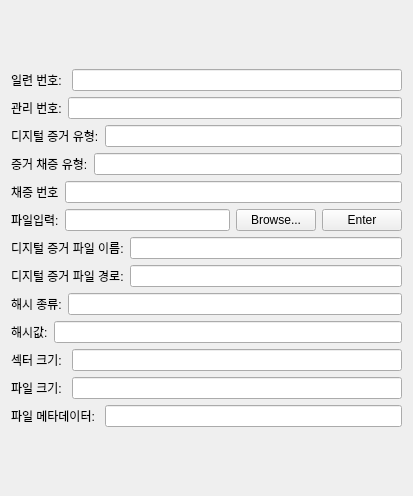
                              <widget class="QWidget" name="DE_Acquisition_Info_DEF__scrollAreaWidgetContents_1">
                               <property name="geometry">
                                <rect>
                                 <x>0</x>
                                 <y>0</y>
                                 <width>413</width>
                                 <height>496</height>
                                </rect>
                               </property>
                               <layout class="QGridLayout" name="gridLayout_15">
                                <item row="0" column="0">
                                 <layout class="QVBoxLayout" name="DE_Acquisition_Info__DEF_file__verticalLayout_1">
                                  <item>
                                   <layout class="QHBoxLayout" name="DE_Acquisition_Info_DEF_serial_no__horizontalLayout_1">
                                    <item>
                                     <widget class="QLabel" name="DE_Acquisition_Info_DEF_serial_no__label_1">
                                      <property name="text">
                                       <string>일련 번호: </string>
                                      </property>
                                     </widget>
                                    </item>
                                    <item>
                                     <widget class="QLineEdit" name="DE_Acquisition_Info_DEF_serial_no__lineEdit_1"/>
                                    </item>
                                   </layout>
                                  </item>
                                  <item>
                                   <layout class="QHBoxLayout" name="DE_Acquisition_Info_DEF_management_id__horizontalLayout_1">
                                    <item>
                                     <widget class="QLabel" name="DE_Acquisition_Info_DEF_management_id__label_1">
                                      <property name="text">
                                       <string>관리 번호:</string>
                                      </property>
                                     </widget>
                                    </item>
                                    <item>
                                     <widget class="QLineEdit" name="DE_Acquisition_Info_DEF_management_id__lineEdit_1"/>
                                    </item>
                                   </layout>
                                  </item>
                                  <item>
                                   <layout class="QHBoxLayout" name="DE_Acquisition_Info_DEF_digital_evidence_type__horizontalLayout_1">
                                    <item>
                                     <widget class="QLabel" name="DE_Acquisition_Info_DEF_digital_evidence_type__label_1">
                                      <property name="text">
                                       <string>디지털 증거 유형:</string>
                                      </property>
                                     </widget>
                                    </item>
                                    <item>
                                     <widget class="QLineEdit" name="DE_Acquisition_Info_DEF_digital_evidence_type__lineEdit_1"/>
                                    </item>
                                   </layout>
                                  </item>
                                  <item>
                                   <layout class="QHBoxLayout" name="DE_Acquisition_Info_DEF_evidences_gathering_type__horizontalLayout_1">
                                    <item>
                                     <widget class="QLabel" name="DE_Acquisition_Info_DEF_evidences_gathering_type__label_1">
                                      <property name="text">
                                       <string>증거 채증 유형:</string>
                                      </property>
                                     </widget>
                                    </item>
                                    <item>
                                     <widget class="QLineEdit" name="DE_Acquisition_Info_DEF_evidences_gathering_type__lineEdit_1"/>
                                    </item>
                                   </layout>
                                  </item>
                                  <item>
                                   <layout class="QHBoxLayout" name="DE_Acquisition_Info_DEF_gather_no__horizontalLayout_1">
                                    <item>
                                     <widget class="QLabel" name="DE_Acquisition_Info_DEF_gather_no__label_1">
                                      <property name="text">
                                       <string>채증 번호</string>
                                      </property>
                                     </widget>
                                    </item>
                                    <item>
                                     <widget class="QLineEdit" name="DE_Acquisition_Info_DEF_gather_no__lineEdit_1"/>
                                    </item>
                                   </layout>
                                  </item>
                                  <item>
                                   <layout class="QHBoxLayout" name="DE_Acquisition_Info_DEF_file_browse_horizontalLayout_1">
                                    <item>
                                     <widget class="QLabel" name="DE_Acquisition_Info_DEF_browse__label_1">
                                      <property name="maximumSize">
                                       <size>
                                        <width>16777215</width>
                                        <height>16500000</height>
                                       </size>
                                      </property>
                                      <property name="text">
                                       <string>파일입력:</string>
                                      </property>
                                     </widget>
                                    </item>
                                    <item>
                                     <widget class="QLineEdit" name="DE_Acquisition_Info_DEF_browse__lineEdit_1"/>
                                    </item>
                                    <item>
                                     <widget class="QPushButton" name="DE_Acquisition_Info_DEF_browse__browseButton_1">
                                      <property name="text">
                                       <string>Browse...</string>
                                      </property>
                                     </widget>
                                    </item>
                                    <item>
                                     <widget class="QPushButton" name="DE_Acquisition_Info_DEF_browse__enterButton_1">
                                      <property name="text">
                                       <string>Enter</string>
                                      </property>
                                     </widget>
                                    </item>
                                   </layout>
                                  </item>
                                  <item>
                                   <layout class="QHBoxLayout" name="DE_Acquisition_Info_DEF_digital_evidence_file_name__horizontalLayout_1">
                                    <item>
                                     <widget class="QLabel" name="DE_Acquisition_Info_DEF_digital_evidence_file_name__label_1">
                                      <property name="text">
                                       <string>디지털 증거 파일 이름:</string>
                                      </property>
                                     </widget>
                                    </item>
                                    <item>
                                     <widget class="QLineEdit" name="DE_Acquisition_Info_DEF_digital_evidence_file_name__lineEdit_1"/>
                                    </item>
                                   </layout>
                                  </item>
                                  <item>
                                   <layout class="QHBoxLayout" name="DE_Acquisition_Info_DEF_digital_evidence_file_path__horizontalLayout_1">
                                    <item>
                                     <widget class="QLabel" name="DE_Acquisition_Info_DEF_digital_evidence_file_path__label_1">
                                      <property name="text">
                                       <string>디지털 증거 파일 경로:</string>
                                      </property>
                                     </widget>
                                    </item>
                                    <item>
                                     <widget class="QLineEdit" name="DE_Acquisition_Info_DEF_digital_evidence_file_path__lineEdit_1"/>
                                    </item>
                                   </layout>
                                  </item>
                                  <item>
                                   <layout class="QHBoxLayout" name="DE_Acquisition_Info_DEF_hash_type__horizontalLayout_1">
                                    <item>
                                     <widget class="QLabel" name="DE_Acquisition_Info_DEF_hash_type__label_1">
                                      <property name="text">
                                       <string>해시 종류:</string>
                                      </property>
                                     </widget>
                                    </item>
                                    <item>
                                     <widget class="QLineEdit" name="DE_Acquisition_Info_DEF_hash_type__lineEdit_1"/>
                                    </item>
                                   </layout>
                                  </item>
                                  <item>
                                   <layout class="QHBoxLayout" name="DE_Acquisition_Info_DEF_hash_value__horizontalLayout_1">
                                    <item>
                                     <widget class="QLabel" name="DE_Acquisition_Info_DEF_hash_value__label_1">
                                      <property name="text">
                                       <string>해시값:</string>
                                      </property>
                                     </widget>
                                    </item>
                                    <item>
                                     <widget class="QLineEdit" name="DE_Acquisition_Info_DEF_hash_value__lineEdit_1"/>
                                    </item>
                                   </layout>
                                  </item>
                                  <item>
                                   <layout class="QHBoxLayout" name="DE_Acquisition_Info_DEF_sector_size__horizontalLayout_1">
                                    <item>
                                     <widget class="QLabel" name="DE_Acquisition_Info_DEF_sector_size__label_1">
                                      <property name="text">
                                       <string>섹터 크기: </string>
                                      </property>
                                     </widget>
                                    </item>
                                    <item>
                                     <widget class="QLineEdit" name="DE_Acquisition_Info_DEF_sector_size__lineEdit_1"/>
                                    </item>
                                   </layout>
                                  </item>
                                  <item>
                                   <layout class="QHBoxLayout" name="DE_Acquisition_Info_DEF_file_size__horizontalLayout_1">
                                    <item>
                                     <widget class="QLabel" name="DE_Acquisition_Info_DEF_file_size__label_1">
                                      <property name="text">
                                       <string>파일 크기: </string>
                                      </property>
                                     </widget>
                                    </item>
                                    <item>
                                     <widget class="QLineEdit" name="lineEdit"/>
                                    </item>
                                   </layout>
                                  </item>
                                  <item>
                                   <layout class="QHBoxLayout" name="DE_Acquisition_Info_DEF__metadata__horizontalLayout_1">
                                    <item>
                                     <widget class="QLabel" name="DE_Acquisition_Info_DEF__metadata__label_1">
                                      <property name="text">
                                       <string>파일 메타데이터: </string>
                                      </property>
                                     </widget>
                                    </item>
                                    <item>
                                     <widget class="QLineEdit" name="DE_Acquisition_Info_DEF__metadata__lineEdit_1"/>
                                    </item>
                                   </layout>
                                  </item>
                                 </layout>
                                </item>
                               </layout>
                              </widget>
